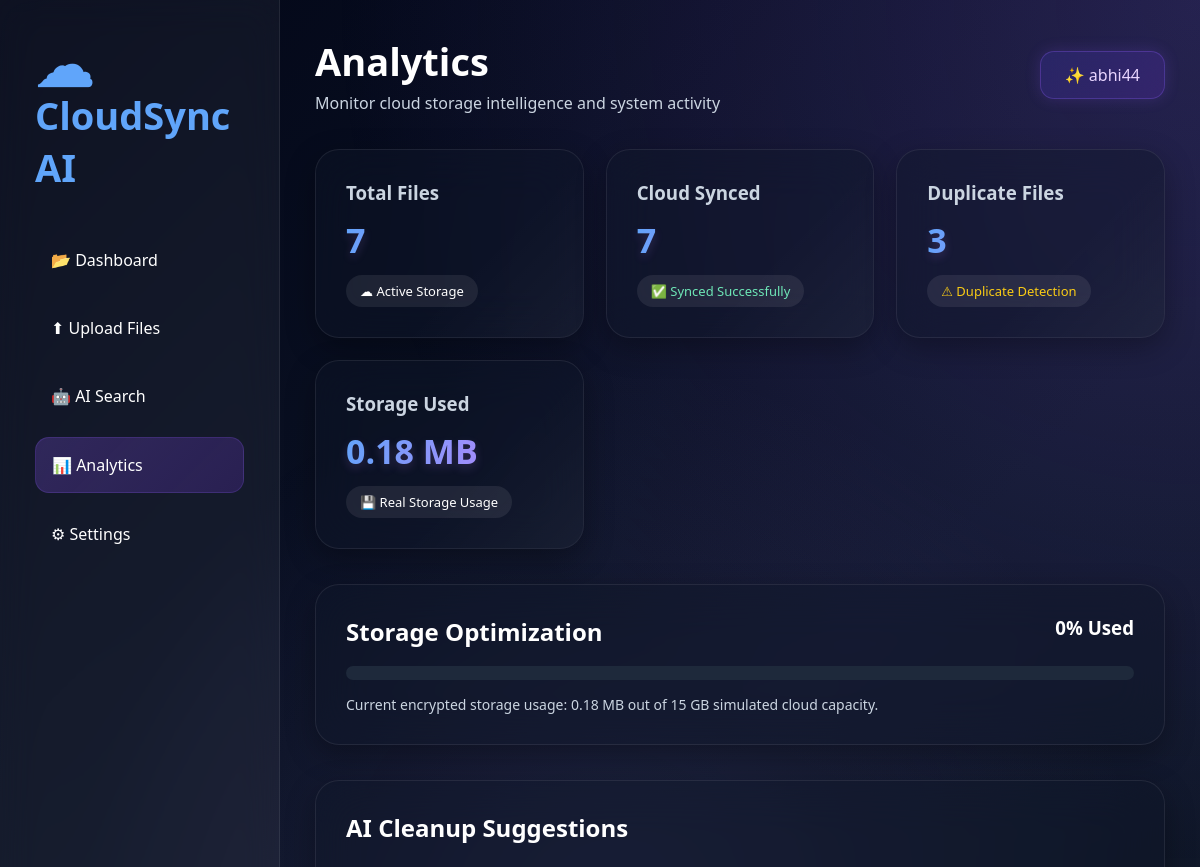
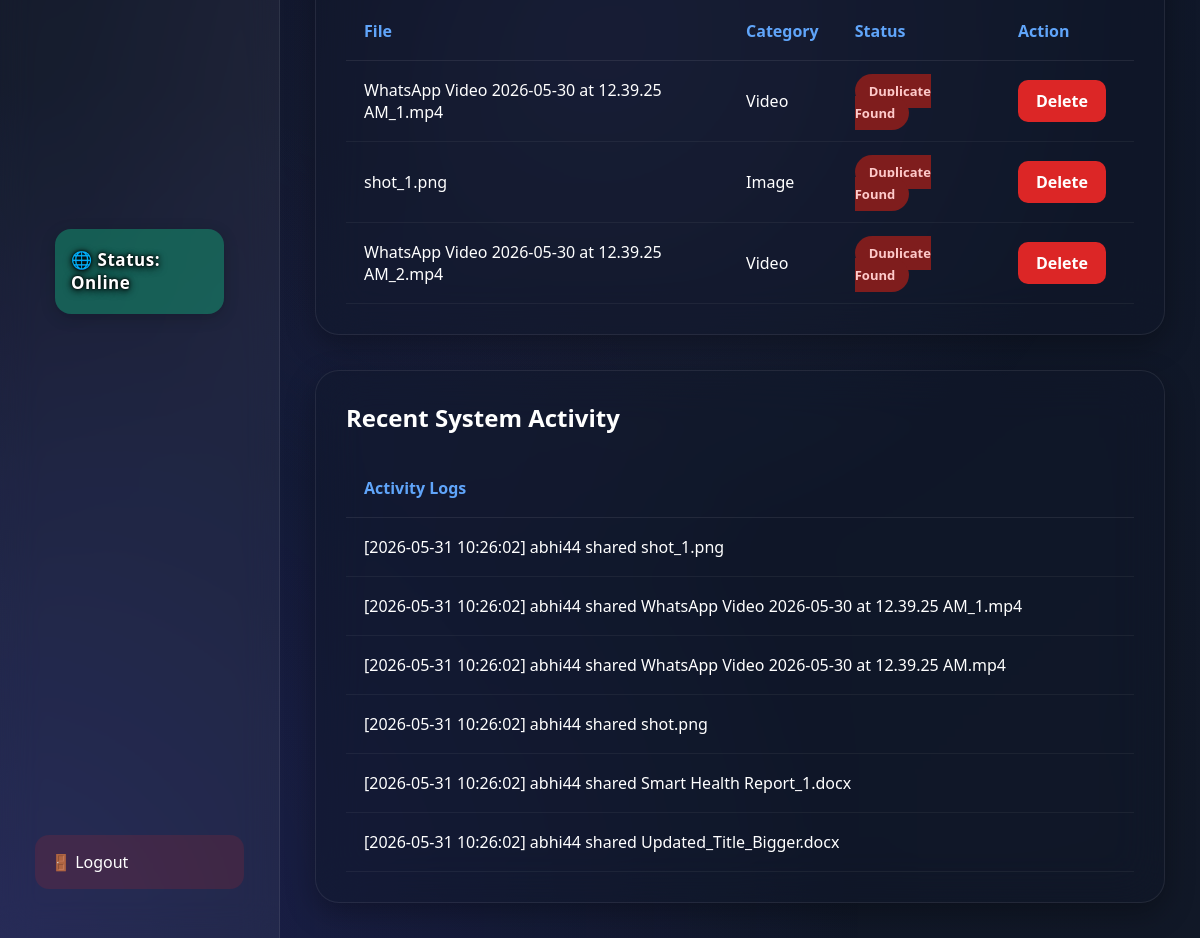
Screenshot of /analytics (signed in) with the database file from the repository (2 pictures, top to bottom).
### tables this page shows
CREATE TABLE files (
        id INTEGER PRIMARY KEY AUTOINCREMENT,
        username TEXT,
        filename TEXT,
        category TEXT,
        duplicate_status TEXT,
        sync_status TEXT
    , file_hash TEXT);

### app.py (the view)
@app.route('/analytics')
def analytics():
    if 'user' not in session:
        return redirect('/')
    total, synced, duplicates = get_analytics(session['user'])
    conn = sqlite3.connect('database.db')
    cursor = conn.cursor()
    cursor.execute('SELECT * FROM files WHERE username=? AND duplicate_status LIKE ?', (session['user'], 'Duplicate%'))
    duplicate_files = cursor.fetchall()
    conn.close()
    activity_logs = []
    if os.path.exists('logs/activity.log'):
        with open('logs/activity.log', 'r', encoding='utf-8') as file:
            activity_logs = file.readlines()[-10:]
            activity_logs.reverse()
    _, storage_used, storage_percent = calculate_storage()
    user_settings = get_settings(session['user'])
    return render_template(
        'analytics.html',
        total=total,
        synced=synced,
        duplicates=duplicates,
        duplicate_files=duplicate_files,
        activity_logs=activity_logs,
        storage_used=storage_used,
        storage_percent=storage_percent,
        settings=user_settings
    )

### app.py (called while the page is built)
def calculate_storage():
    total_size = 0
    if not os.path.exists(UPLOAD_FOLDER):
        return 0, "0.00 MB", 0.0
    for file in os.listdir(UPLOAD_FOLDER):
        path = os.path.join(UPLOAD_FOLDER, file)
        if os.path.isfile(path):
            total_size += os.path.getsize(path)
    gb = total_size / (1024 * 1024 * 1024)
    mb = total_size / (1024 * 1024)
    if gb >= 1:
        storage_str = f"{gb:.2f} GB"
    else:
        storage_str = f"{mb:.2f} MB"
    max_storage_gb = 15.0
    current_gb = total_size / (1024 * 1024 * 1024)
    storage_percent = min(round((current_gb / max_storage_gb) * 100, 1), 100.0)
    return total_size, storage_str, storage_percent

### modules/analytics.py (called while the page is built)
def get_analytics(username):
    conn = sqlite3.connect('database.db')
    cursor = conn.cursor()
    cursor.execute(
        '''
        SELECT COUNT(*)
        FROM files
        WHERE username=?
        ''',
        (username,)
    )
    total = cursor.fetchone()[0]
    cursor.execute(
        '''
        SELECT COUNT(*)
        FROM files
        WHERE username=?
        AND sync_status=?
        ''',
        (username, "Synced")
    )
    synced = cursor.fetchone()[0]
    cursor.execute(
        '''
        SELECT COUNT(*)
        FROM files
        WHERE username=?
        AND duplicate_status LIKE ?
        ''',
        (username, "%Duplicate%")
    )
    duplicates = cursor.fetchone()[0]
    conn.close()
    return total, synced, duplicates

### templates/analytics.html (shortened to what this page needs)
<!DOCTYPE html>
<html lang="en">
<head>
<link rel="stylesheet"
href="{{ url_for('static', filename='style.css') }}">
</head>
<body>
<div class="background-blur"></div>
<div class="dashboard">
<div class="sidebar">
<div>
<h1 onclick="window.location.href='/dashboard'" style="cursor: pointer;" title="Go to Dashboard"><span class="cloud-icon"></span> CloudSync AI</h1>
<a href="/dashboard">
📂 Dashboard
</a>
<a href="/upload">
⬆ Upload Files
</a>
<a href="/search">
🤖 AI Search
</a>
<a href="/analytics"
class="active-link">
📊 Analytics
</a>
<a href="/settings">
⚙ Settings
</a>
</div>
<a href="/check-network" class="network-btn" style="position: relative; display: flex; align-items: center; justify-content: center; min-height: 85px; margin: 20px; border-radius: 16px; color: #ffffff; text-decoration: none; font-weight: 800; transition: 0.3s; overflow: hidden; background: {{ 'rgba(16, 185, 129, 0.4)' if session.get('is_online', True) else 'rgba(100, 116, 139, 0.4)' }}; box-shadow: 0 4px 15px rgba(0,0,0,0.2);">
    <video autoplay loop muted playsinline style="position: absolute; top: 0; left: 0; width: 100%; height: 100%; object-fit: cover; z-index: 0; opacity: 0.85; pointer-events: none;">
        <source src="{{ url_for('static', filename='gifs/online.mp4' if session.get('is_online', True) else 'gifs/offline.mp4') }}" type="video/mp4">
    </video>
    <span style="position: relative; z-index: 1; font-size: 17px; letter-spacing: 0.5px; text-shadow: 0 2px 8px #000, 0 0 5px #000, 0 0 2px #000;">
        {{ '🌐 Status: Online' if session.get('is_online', True) else '🔌 Status: Offline' }}
    </span>
</a>
<a href="/logout"
class="logout-btn">
🚪 Logout
</a>
</div>
<div class="main-content">
<div class="topbar">
<div>
<h2>Analytics</h2>
<p class="top-text">
Monitor cloud storage intelligence and system activity
</p>
</div>
<div class="profile-box" style="background: linear-gradient(135deg, rgba(79, 70, 229, 0.2), rgba(124, 58, 237, 0.2)); border: 1px solid rgba(139, 92, 246, 0.3); color: #e9d5ff; box-shadow: 0 0 15px rgba(139, 92, 246, 0.2);">
✨ {{ session.get('user', 'User') }}
</div>
</div>
<div class="cards">
<div class="card">
<h3>Total Files</h3>
<p>{{ total if total else 0 }}</p>
<div class="card-status">
☁ Active Storage
</div>
</div>
<div class="card">
<h3>Cloud Synced</h3>
<p>{{ synced if synced else 0 }}</p>
<div class="card-status synced-text">
✅ Synced Successfully
</div>
</div>
<div class="card">
<h3>Duplicate Files</h3>
<p>{{ duplicates if duplicates else 0 }}</p>
<div class="card-status secure-text">
⚠ Duplicate Detection
</div>
</div>
<div class="card">
<h3>Storage Used</h3>
<p>{{ storage_used if storage_used else '0.00 MB' }}</p>
<div class="card-status">
💾 Real Storage Usage
</div>
</div>
</div>
<div class="storage-card">
<div class="storage-top">
<h2>Storage Optimization</h2>
<h3>{{ storage_percent if storage_percent else 0 }}% Used</h3>
</div>
<div class="progress-bar">
</div>
<p class="storage-text">
Current encrypted storage usage:
{{ storage_used if storage_used else '0.00 MB' }} out of 15 GB simulated cloud capacity.
</p>
</div>
<div class="table-section">
<div class="table-header">
<h2>AI Cleanup Suggestions</h2>
</div>
{% if duplicate_files %}
<table>
<thead>
<tr>
<th>File</th>
<th>Category</th>
<th>Status</th>
<th>Action</th>
</tr>
</thead>
<tbody>
{% for file in duplicate_files %}
<tr>
<td>{{ file[2] }}</td>
<td>{{ file[3] }}</td>
<td>
<span class="duplicate-badge">
Duplicate Found
</span>
</td>
<td>
<a href="/delete/{{ file[2] }}">
<button class="delete-btn">
Delete</button>
</a>
</td>
</tr>
{% endfor %}
</tbody>
</table>
{% else %}
<div class="empty-state">
✅ No duplicate files detected
</div>
{% endif %}
</div>
<div class="table-section"
style="margin-top:35px;">
<div class="table-header">
<h2>Recent System Activity</h2>
</div>
{% if activity_logs %}
<table>
<thead>
<tr>
<th>Activity Logs</th>
</tr>
</thead>
<tbody>
{% for log in activity_logs %}
<tr>
<td>{{ log }}</td>
</tr>
{% endfor %}
</tbody>
</table>
{% else %}
<div class="empty-state">
No activity logs available
</div>
{% endif %}
</div>
</div>
</div>
</body>
</html>

### rows the page displays
files: filename "WhatsApp Video 2026-05-30 at 12.39.25 AM_1.mp4", category "Video"
files: filename "shot_1.png", category "Image"
files: filename "WhatsApp Video 2026-05-30 at 12.39.25 AM_2.mp4", category "Video"

### other values shown
{{ session.get('user', 'User') }} "abhi44"
{{ total if total else 0 }} "7"
{{ synced if synced else 0 }} "7"
{{ duplicates if duplicates else 0 }} "3"
{{ storage_used if storage_used else '0.00 MB' }} "0.18 MB"
{{ storage_percent if storage_percent else 0 }} "0"
{{ log }} "[2026-05-31 10:26:02] abhi44 shared shot_1.png" "[2026-05-31 10:26:02] abhi44 shared WhatsApp Video 2026-05-30 at 12.39.25 AM_1.mp4" "[2026-05-31 10:26:02] abhi44 shared WhatsApp Video 2026-05-30 at 12.39.25 AM.mp4" "[2026-05-31 10:26:02] abhi44 shared shot.png" "[2026-05-31 10:26:02] abhi44 shared Smart Health Report_1.docx" "[2026-05-31 10:26:02] abhi44 shared Updated_Title_Bigger.docx"
